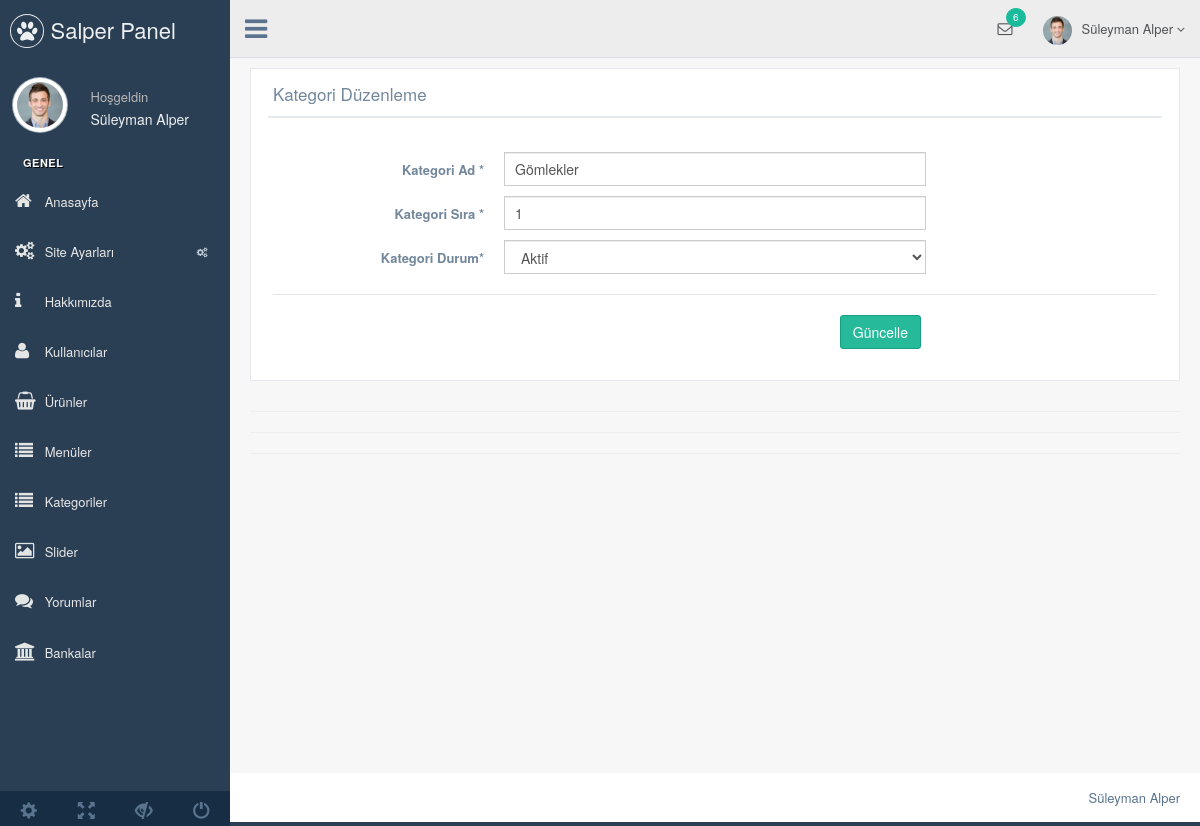
The app's page /eticaret/nedmin/production/kategori-duzenle.php?kategori_id=2 (signed in) with its own data.
### tables this page shows
CREATE TABLE `kullanici` (
  `kullanici_id` int(11) NOT NULL,
  `kullanici_zaman` datetime NOT NULL DEFAULT current_timestamp(),
  `kullanici_resim` varchar(250) NOT NULL,
  `kullanici_tc` varchar(50) NOT NULL,
  `kullanici_ad` varchar(50) NOT NULL,
  `kullanici_mail` varchar(100) NOT NULL,
  `kullanici_gsm` varchar(50) NOT NULL,
  `kullanici_password` varchar(50) NOT NULL,
  `kullanici_adsoyad` varchar(50) NOT NULL,
  `kullanici_adres` varchar(250) NOT NULL,
  `kullanici_il` varchar(100) NOT NULL,
  `kullanici_ilce` varchar(100) NOT NULL,
  `kullanici_unvan` varchar(100) NOT NULL,
  `kullanici_yetki` varchar(50) NOT NULL,
  `kullanici_durum` int(1) NOT NULL DEFAULT 1
);

CREATE TABLE `kategori` (
  `kategori_id` int(11) NOT NULL,
  `kategori_ad` varchar(100) NOT NULL,
  `kategori_ust` int(2) NOT NULL,
  `kategori_seourl` varchar(250) NOT NULL,
  `kategori_sira` int(11) NOT NULL,
  `kategori_durum` enum('0','1') NOT NULL DEFAULT '1'
);

### eticaret/nedmin/production/kategori-duzenle.php (the view, shortened to what this page needs)
<?php
include 'header.php';
$kategorisor = $db->prepare("SELECT * FROM kategori where kategori_id=:id");
$kategorisor->execute(array(
  'id' => $_GET['kategori_id']
));
$kategoricek = $kategorisor->fetch(PDO::FETCH_ASSOC);
?>
<div class="right_col" role="main">
  <div class="">
    <div class="row">
      <div class="col-md-12 col-sm-12 col-xs-12">
        <div class="x_panel">
          <div class="x_title">
            <h2>Kategori Düzenleme </h2>
            <div class="clearfix"></div>
          </div>
          <div class="x_content">
            <br />
            <form action="../netting/islem.php" method="POST" id="demo-form2" data-parsley-validate class="form-horizontal form-label-left">
              <div class="form-group">
                <label class="control-label col-md-3 col-sm-3 col-xs-12" for="first-name">Kategori Ad <span class="required">*</span>
                </label>
                <div class="col-md-6 col-sm-6 col-xs-12">
                  <input type="text" id="first-name" name="kategori_ad" value="<?php echo $kategoricek['kategori_ad'] ?>" required="required" class="form-control col-md-7 col-xs-12">
                </div>
              </div>
              <div class="form-group">
                <label class="control-label col-md-3 col-sm-3 col-xs-12" for="first-name">Kategori Sıra <span class="required">*</span>
                </label>
                <div class="col-md-6 col-sm-6 col-xs-12">
                  <input type="text" id="first-name" name="kategori_sira" value="<?php echo $kategoricek['kategori_sira'] ?>" required="required" class="form-control col-md-7 col-xs-12">
                </div>
              </div>
              <div class="form-group">
                <label class="control-label col-md-3 col-sm-3 col-xs-12" for="first-name">Kategori Durum<span class="required">*</span>
                </label>
                <div class="col-md-6 col-sm-6 col-xs-12">
                  <select id="heard" class="form-control" name="kategori_durum" required>
                    <option value="1" <?php echo $kategoricek['kategori_durum'] == '1' ? 'selected=""' : ''; ?>>Aktif</option>
                  </select>
                </div>
              </div>
              <div class="ln_solid"></div>
              <div class="form-group">
                <div align="right" class="col-md-6 col-sm-6 col-xs-12 col-md-offset-3">
                  <button type="submit" name="kategoriduzenle" class="btn btn-success">Güncelle</button>
                </div>
              </div>
            </form>
          </div>
        </div>
      </div>
    </div>
    <hr>
    <hr>
    <hr>
  </div>
</div>
<?php include 'footer.php'; ?>

### eticaret/nedmin/production/header.php (shortened to what this page needs)
<?php
include '../netting/baglan.php';
$kullanicisor=$db->prepare("SELECT * FROM kullanici where kullanici_mail=:mail");
$kullanicisor->execute(array(
  'mail' => $_SESSION['kullanici_mail']
  ));
$kullanicicek=$kullanicisor->fetch(PDO::FETCH_ASSOC);
?>
<!DOCTYPE html>
<html lang="en">
<head>
  <link href="../vendors/bootstrap/dist/css/bootstrap.min.css" rel="stylesheet">
  <link href="../vendors/font-awesome/css/font-awesome.min.css" rel="stylesheet">
  <link href="../vendors/nprogress/nprogress.css" rel="stylesheet">
  <link href="../vendors/iCheck/skins/flat/green.css" rel="stylesheet">
  <link href="../vendors/datatables.net-bs/css/dataTables.bootstrap.min.css" rel="stylesheet">
  <link href="../vendors/datatables.net-buttons-bs/css/buttons.bootstrap.min.css" rel="stylesheet">
  <link href="../vendors/datatables.net-fixedheader-bs/css/fixedHeader.bootstrap.min.css" rel="stylesheet">
  <link href="../vendors/datatables.net-responsive-bs/css/responsive.bootstrap.min.css" rel="stylesheet">
  <link href="../vendors/datatables.net-scroller-bs/css/scroller.bootstrap.min.css" rel="stylesheet">
  <link href="../vendors/dropzone/dist/min/dropzone.min.css" rel="stylesheet">
  <link href="../build/css/custom.min.css" rel="stylesheet">
</head>
<body class="nav-md">
  <div class="container body">
    <div class="main_container">
      <div class="col-md-3 left_col">
        <div class="left_col scroll-view">
          <div class="navbar nav_title" style="border: 0;">
            <a href="index.php" class="site_title"><i class="fa fa-paw"></i> <span>Salper Panel</span></a>
          </div>
          <div class="profile clearfix">
            <div class="profile_pic">
              <img src="images/img.jpg" alt="..." class="img-circle profile_img">
            </div>
            <div class="profile_info">
              <span>Hoşgeldin</span>
              <h2><?php echo $kullanicicek['kullanici_adsoyad'] ?></h2>
            </div>
          </div>
          <br />
          <div id="sidebar-menu" class="main_menu_side hidden-print main_menu">
            <div class="menu_section">
              <h3>Genel</h3>
              <ul class="nav side-menu">
                <li><a href="index.php"><i class="fa fa-home"></i> Anasayfa </a></li>
                <li><a><i class="fa fa-cogs"></i> Site Ayarları <span class="fa fa-cogs"></span></a>
             </li>
             <li><a href="hakkimizda.php"><i class="fa fa-info"></i> Hakkımızda </a></li>
             <li><a href="kullanici.php"><i class="fa fa-user"></i> Kullanıcılar </a></li>
             <li><a href="urun.php"><i class="fa fa-shopping-basket"></i> Ürünler </a></li>
             <li><a href="menu.php"><i class="fa fa-list"></i> Menüler </a></li>
             <li><a href="kategori.php"><i class="fa fa-list"></i> Kategoriler </a></li>
             <li><a href="slider.php"><i class="fa fa-image"></i> Slider </a></li>
             <li><a href="yorum.php"><i class="fa fa-comments"></i> Yorumlar </a></li>
             <li><a href="banka.php"><i class="fa fa-bank"></i> Bankalar </a></li>
           </ul>
         </div>
       </div>
       <div class="sidebar-footer hidden-small">
        <a data-toggle="tooltip" data-placement="top" title="Settings">
          <span class="glyphicon glyphicon-cog" aria-hidden="true"></span>
        </a>
        <a data-toggle="tooltip" data-placement="top" title="FullScreen">
          <span class="glyphicon glyphicon-fullscreen" aria-hidden="true"></span>
        </a>
        <a data-toggle="tooltip" data-placement="top" title="Lock">
          <span class="glyphicon glyphicon-eye-close" aria-hidden="true"></span>
        </a>
        <a data-toggle="tooltip" data-placement="top" title="Logout">
          <span class="glyphicon glyphicon-off" aria-hidden="true"></span>
        </a>
      </div>
    </div>
  </div>
  <div class="top_nav">
    <div class="nav_menu">
      <nav>
        <div class="nav toggle">
          <a id="menu_toggle"><i class="fa fa-bars"></i></a>
        </div>
        <ul class="nav navbar-nav navbar-right">
          <li class="">
            <a href="javascript:;" class="user-profile dropdown-toggle" data-toggle="dropdown" aria-expanded="false">
              <img src="images/img.jpg" alt=""><?php echo $kullanicicek['kullanici_adsoyad'] ?>
              <span class=" fa fa-angle-down"></span>
            </a>
          </li>
          <li role="presentation" class="dropdown">
            <a href="javascript:;" class="dropdown-toggle info-number" data-toggle="dropdown" aria-expanded="false">
              <i class="fa fa-envelope-o"></i>
              <span class="badge bg-green">6</span>
            </a>
          </li>
        </ul>
      </nav>
    </div>
  </div>

### records on screen
kullanici: kullanici_adsoyad "Süleyman Alper"
kategori: kategori_ad "Gömlekler", kategori_sira "1", kategori_durum "Aktif"
